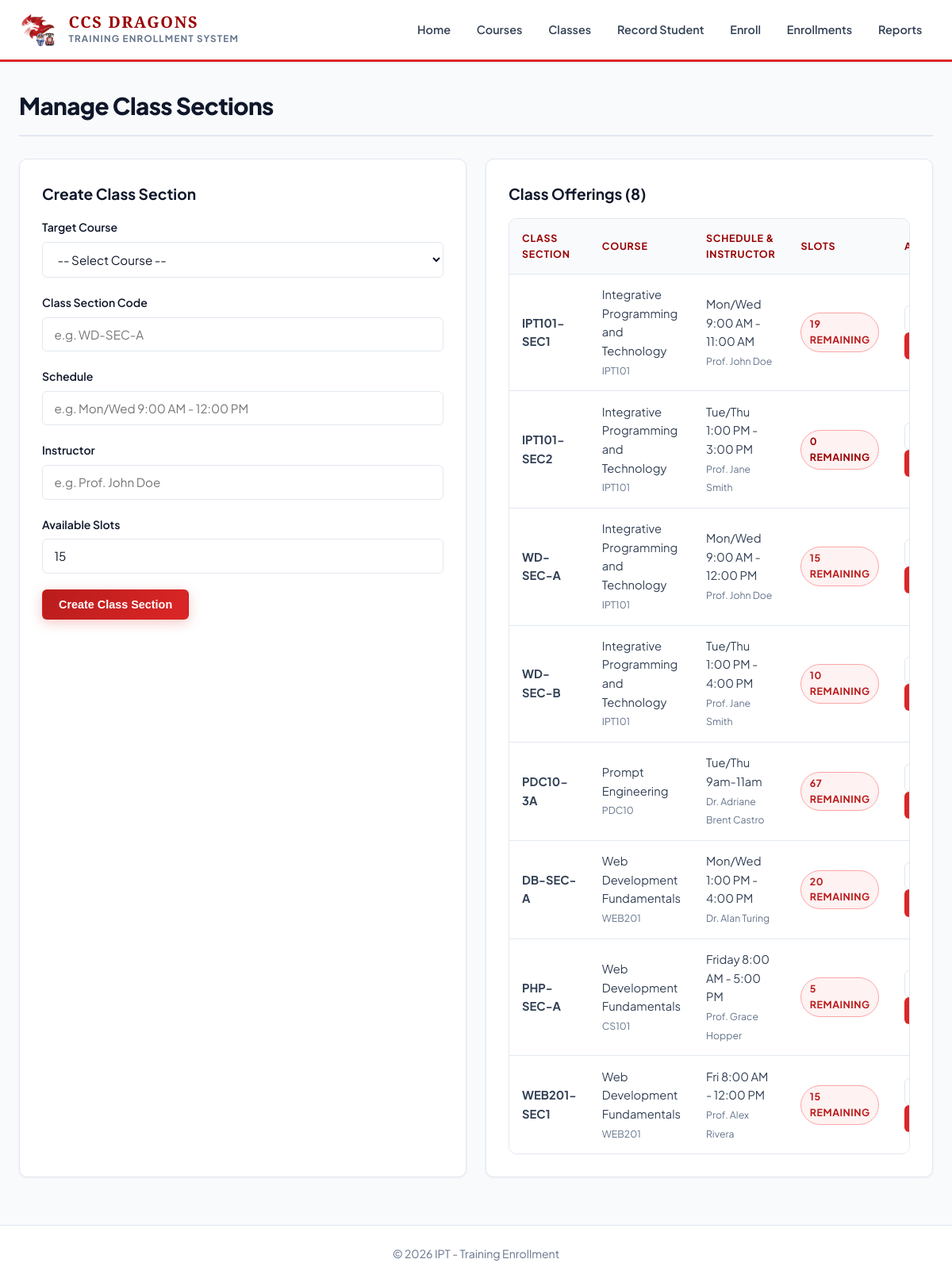
/admin/classes.php, run on the app's committed database.
### tables this page shows
CREATE TABLE `classes` (
  `class_id` int(11) NOT NULL,
  `course_id` int(11) NOT NULL,
  `class_code` varchar(20) NOT NULL,
  `schedule` varchar(100) DEFAULT NULL,
  `instructor` varchar(100) DEFAULT NULL,
  `slots` int(11) NOT NULL DEFAULT 0
);

CREATE TABLE `courses` (
  `course_id` int(11) NOT NULL,
  `course_code` varchar(20) NOT NULL,
  `course_name` varchar(100) NOT NULL,
  `description` text DEFAULT NULL
);

### classes/ClassSection.php (called while the page is built, shortened)
<?php
class ClassSection
{
    private $db;
    public function __construct(PDO $db)
    {
        $this->db = $db;
    }
    public function allWithCourse()
    {
        $sql = "SELECT c.*, co.course_code, co.course_name
                FROM classes c
                JOIN courses co ON c.course_id = co.course_id
                ORDER BY co.course_name ASC, c.class_code ASC";
        $stmt = $this->db->query($sql);
        return $stmt->fetchAll();
    }
}

### admin/classes.php (the view, shortened to what this page needs)
<?php
require_once __DIR__ . '/../config/db.php';
require_once __DIR__ . '/../classes/ClassSection.php';
$classModel = new ClassSection($db);
$editClass = null;
$classList = $classModel->allWithCourse();
require_once __DIR__ . '/../includes/header.php';
?>
<div class="page-header">
    <h1 class="page-title">Manage Class Sections</h1>
</div>
<div class="grid-2">
    <div class="card">
        <h2 class="card-title"><?php echo $editClass ? 'Edit Class Section' : 'Create Class Section'; ?></h2>
        <form method="POST" action="classes.php">
            <div class="form-group">
                <label class="form-label" for="course_id">Target Course</label>
                <select id="course_id" name="course_id" class="form-control" required>
                    <option value="">-- Select Course --</option>
                </select>
            </div>
            <div class="form-group">
                <label class="form-label" for="class_code">Class Section Code</label>
                <input type="text" id="class_code" name="class_code" class="form-control"
                       value="<?php echo htmlspecialchars($editClass['class_code'] ?? ''); ?>"
                       placeholder="e.g. WD-SEC-A" required>
            </div>
            <div class="form-group">
                <label class="form-label" for="schedule">Schedule</label>
                <input type="text" id="schedule" name="schedule" class="form-control"
                       value="<?php echo htmlspecialchars($editClass['schedule'] ?? ''); ?>"
                       placeholder="e.g. Mon/Wed 9:00 AM - 12:00 PM">
            </div>
            <div class="form-group">
                <label class="form-label" for="instructor">Instructor</label>
                <input type="text" id="instructor" name="instructor" class="form-control"
                       value="<?php echo htmlspecialchars($editClass['instructor'] ?? ''); ?>"
                       placeholder="e.g. Prof. John Doe">
            </div>
            <div class="form-group">
                <label class="form-label" for="slots">Available Slots</label>
                <input type="number" id="slots" name="slots" class="form-control" min="0"
                       value="<?php echo htmlspecialchars($editClass['slots'] ?? '15'); ?>" required>
            </div>
            <button type="submit" class="btn btn-primary">
                <?php echo $editClass ? 'Save Changes' : 'Create Class Section'; ?>
            </button>
        </form>
    </div>
    <div class="card">
        <h2 class="card-title">Class Offerings (<?php echo count($classList); ?>)</h2>
        <div class="table-container">
            <table class="table">
                <thead>
                    <tr>
                        <th>Class Section</th>
                        <th>Course</th>
                        <th>Schedule & Instructor</th>
                        <th>Slots</th>
                        <th>Actions</th>
                    </tr>
                </thead>
                <tbody>
                    <?php if (empty($classList)): ?>
                        <tr>
                            <td colspan="5" style="text-align: center; color: var(--text-muted);">No class sections scheduled. Create one first!</td>
                        </tr>
                    <?php else: ?>
                        <?php foreach ($classList as $cls): ?>
                            <tr>
                                <td><strong><?php echo htmlspecialchars($cls['class_code']); ?></strong></td>
                                <td>
                                    <div><?php echo htmlspecialchars($cls['course_name']); ?></div>
                                    <small style="color: var(--text-muted);"><?php echo htmlspecialchars($cls['course_code']); ?></small>
                                </td>
                                <td>
                                    <div><?php echo htmlspecialchars($cls['schedule'] ?? 'TBA'); ?></div>
                                    <small style="color: var(--text-muted);"><?php echo htmlspecialchars($cls['instructor'] ?? 'Unassigned'); ?></small>
                                </td>
                                <td>
                                    <span class="badge badge-slot <?php echo ($cls['slots'] <= 0) ? 'zero' : ''; ?>">
                                        <?php echo (int)$cls['slots']; ?> remaining
                                    </span>
                                </td>
                                <td>
                                    <a href="classes.php?edit=<?php echo $cls['class_id']; ?>" class="btn btn-sm btn-outline">Edit</a>
                                    <a href="classes.php?delete=<?php echo $cls['class_id']; ?>"
                                       class="btn btn-sm btn-danger"
                                       onclick="return confirm('Delete this class section?');">Delete</a>
                                </td>
                            </tr>
                        <?php endforeach; ?>
                    <?php endif; ?>
                </tbody>
            </table>
        </div>
    </div>
</div>
<?php require_once __DIR__ . '/../includes/footer.php'; ?>

### css/style.css (style rules this page uses)
:root { --primary-red: #dc2626; --primary-red-dark: #b91c1c; --primary-red-deep: #990000; --primary-red-light: #fef2f2; --primary-red-border: #fca5a5; --red-gradient: linear-gradient(135deg, #b91c1c 0%, #dc2626 100%); --gold-accent: #d97706; --gold-accent-light: #fffbeb; --bg-body: #f8fafc; --bg-card: #ffffff; --bg-card-alt: #f1f5f9; --bg-input: #ffffff; --border-color: #e2e8f0; --border-subtle: #cbd5e1; --text-heading: #0f172a; --text-body: #334155; --text-muted: #64748b; --text-white: #ffffff; --success-bg: #dcfce7; --success-text: #15803d; --success-border: #86efac; --danger-bg: #fee2e2; --danger-text: #b91c1c; --danger-border: #fca5a5; --radius-sm: 6px; --radius-md: 10px; --radius-lg: 16px; --shadow-sm: 0 1px 3px rgba(0, 0, 0, 0.05); --shadow-md: 0 4px 12px -2px rgba(0, 0, 0, 0.08), 0 2px 6px -1px rgba(0, 0, 0, 0.04); --shadow-lg: 0 10px 25px -5px rgba(0, 0, 0, 0.1), 0 8px 10px -6px rgba(0, 0, 0, 0.05); --shadow-red: 0 4px 15px rgba(220, 38, 38, 0.25); }
* { box-sizing: border-box; margin: 0; padding: 0; }
body { font-family: 'Plus Jakarta Sans', system-ui, -apple-system, sans-serif; background-color: var(--bg-body); color: var(--text-body); line-height: 1.6; display: flex; flex-direction: column; min-height: 100vh; }
.page-header { display: flex; justify-content: space-between; align-items: center; margin-bottom: 1.75rem; padding-bottom: 0.75rem; border-bottom: 2px solid var(--border-color); }
.page-title { font-size: 1.85rem; font-weight: 800; color: var(--text-heading); letter-spacing: -0.02em; position: relative; }
.card { background: var(--bg-card); border: 1px solid var(--border-color); border-radius: var(--radius-md); box-shadow: var(--shadow-sm); padding: 1.75rem; margin-bottom: 1.75rem; position: relative; overflow: hidden; transition: box-shadow 0.25s ease, border-color 0.25s ease, transform 0.25s ease; }
.card-title { font-size: 1.2rem; font-weight: 700; margin-bottom: 1rem; color: var(--text-heading); display: flex; align-items: center; gap: 0.5rem; }
.grid-2 { display: grid; grid-template-columns: 1fr 1fr; gap: 1.5rem; }
.form-group { margin-bottom: 1.25rem; }
.form-label { display: block; font-weight: 600; margin-bottom: 0.45rem; font-size: 0.88rem; color: var(--text-heading); }
.form-control { width: 100%; padding: 0.7rem 0.9rem; background-color: var(--bg-input); border: 1px solid var(--border-color); border-radius: var(--radius-sm); color: var(--text-heading); font-family: inherit; font-size: 0.95rem; transition: border-color 0.2s ease, box-shadow 0.2s ease; }
.btn { display: inline-flex; align-items: center; justify-content: center; gap: 0.5rem; padding: 0.65rem 1.25rem; font-size: 0.9rem; font-weight: 700; border-radius: var(--radius-sm); border: 1px solid transparent; cursor: pointer; text-decoration: none; transition: all 0.2s ease; }
.btn-primary { background: var(--red-gradient); color: #ffffff; box-shadow: var(--shadow-red); }
.btn-danger { background: #dc2626; color: #ffffff; }
.btn-outline { background: #ffffff; border-color: var(--border-color); color: var(--text-heading); }
.btn-sm { padding: 0.35rem 0.75rem; font-size: 0.82rem; }
.table-container { overflow-x: auto; border-radius: var(--radius-md); border: 1px solid var(--border-color); background: #ffffff; }
.table { width: 100%; border-collapse: collapse; text-align: left; font-size: 0.92rem; }
.table th, .table td { padding: 0.9rem 1rem; border-bottom: 1px solid var(--border-color); }
.table th { background-color: #f8fafc; font-weight: 700; color: var(--primary-red-deep); text-transform: uppercase; font-size: 0.78rem; letter-spacing: 0.06em; }
.table tbody tr:last-child td { border-bottom: none; }
.badge { display: inline-block; padding: 0.25rem 0.65rem; border-radius: 9999px; font-size: 0.78rem; font-weight: 700; text-transform: uppercase; letter-spacing: 0.04em; }
.badge-slot { background: var(--primary-red-light); color: var(--primary-red-dark); border: 1px solid var(--primary-red-border); }
.badge-slot.zero { background: #fef2f2; color: #990000; border-color: #fca5a5; }

### data on the page
classes: class_code "IPT101-SEC1", course.course_name "Integrative Programming and Technology", course.course_code "IPT101", schedule "Mon/Wed 9:00 AM - 11:00 AM", instructor "Prof. John Doe", slots "19"
classes: class_code "IPT101-SEC2", course.course_name "Integrative Programming and Technology", course.course_code "IPT101", schedule "Tue/Thu 1:00 PM - 3:00 PM", instructor "Prof. Jane Smith", slots "0"
classes: class_code "WD-SEC-A", course.course_name "Integrative Programming and Technology", course.course_code "IPT101", schedule "Mon/Wed 9:00 AM - 12:00 PM", instructor "Prof. John Doe", slots "15"
classes: class_code "WD-SEC-B", course.course_name "Integrative Programming and Technology", course.course_code "IPT101", schedule "Tue/Thu 1:00 PM - 4:00 PM", instructor "Prof. Jane Smith", slots "10"
classes: class_code "PDC10-3A", course.course_name "Prompt Engineering", course.course_code "PDC10", schedule "Tue/Thu 9am-11am", instructor "Dr. Adriane Brent Castro", slots "67"
classes: class_code "DB-SEC-A", course.course_name "Web Development Fundamentals", course.course_code "WEB201", schedule "Mon/Wed 1:00 PM - 4:00 PM", instructor "Dr. Alan Turing", slots "20"
classes: class_code "PHP-SEC-A", course.course_name "Web Development Fundamentals", course.course_code "CS101", schedule "Friday 8:00 AM - 5:00 PM", instructor "Prof. Grace Hopper", slots "5"
classes: class_code "WEB201-SEC1", course.course_name "Web Development Fundamentals", course.course_code "WEB201", schedule "Fri 8:00 AM - 12:00 PM", instructor "Prof. Alex Rivera", slots "15"

### other printed values
count($classList) "8"
